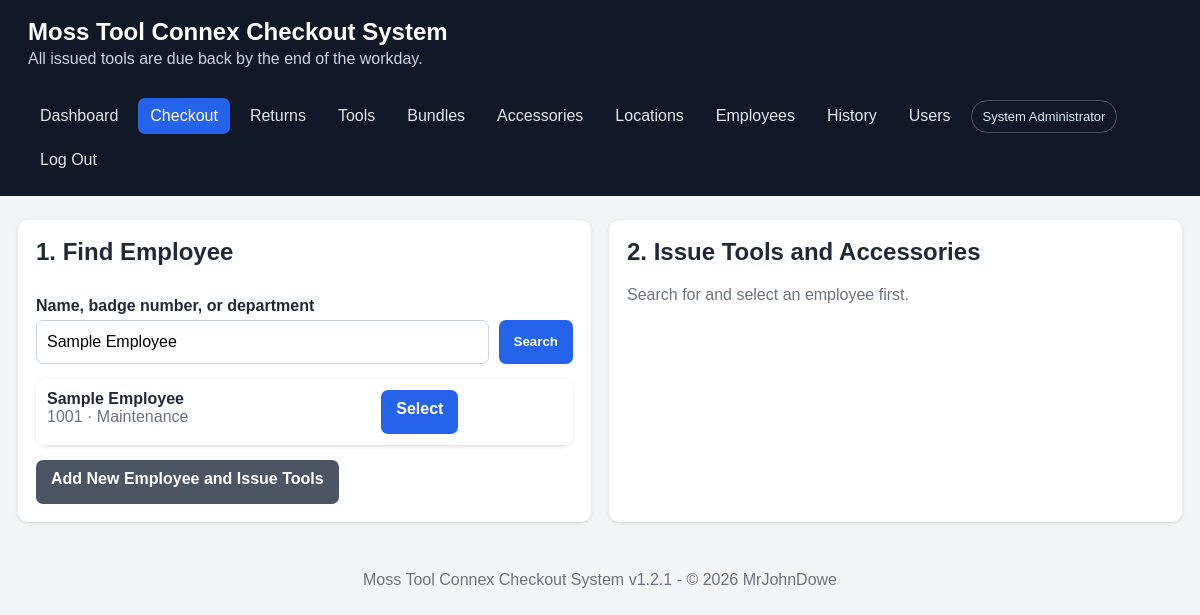
/checkout.php?employee_search=Sample Employee (signed in), run on the app's committed database.
### tables this page shows
CREATE TABLE IF NOT EXISTS employees (
    id INT UNSIGNED AUTO_INCREMENT PRIMARY KEY,
    name VARCHAR(150) NOT NULL,
    department VARCHAR(150) NOT NULL,
    badge_number VARCHAR(80) NULL,
    active TINYINT(1) NOT NULL DEFAULT 1,
    created_at DATETIME NOT NULL DEFAULT CURRENT_TIMESTAMP,
    INDEX idx_employee_department (department), UNIQUE KEY uq_employee_badge (badge_number)
);

### checkout.php (the view, shortened to what this page needs)
<?php
require __DIR__.'/includes/header.php'; $pdo=db(); $search=trim($_GET['employee_search']??''); $employeeId=(int)($_GET['employee_id']??$_POST['employee_id']??0);
$employees=[];if($search!==''){$st=$pdo->prepare('SELECT * FROM employees WHERE active=1 AND (name LIKE ? OR badge_number LIKE ? OR department LIKE ?) ORDER BY name LIMIT 20');$term='%'.$search.'%';$st->execute([$term,$term,$term]);$employees=$st->fetchAll();}
$selected=null;if($employeeId){$st=$pdo->prepare('SELECT * FROM employees WHERE id=?');$st->execute([$employeeId]);$selected=$st->fetch();}
$tools=$pdo->query("SELECT * FROM tools WHERE status='available' ORDER BY tool_name,internal_id")->fetchAll();
$accessories=$pdo->query("SELECT * FROM accessories WHERE active=1 AND quantity_available>0 ORDER BY accessory_name")->fetchAll();
$bundles=$pdo->query("SELECT b.*,GROUP_CONCAT(bt.tool_id ORDER BY bt.tool_id) tool_ids,COUNT(bt.tool_id) tool_count FROM bundles b LEFT JOIN bundle_tools bt ON bt.bundle_id=b.id WHERE b.active=1 GROUP BY b.id ORDER BY b.bundle_name")->fetchAll();
?>
<div class="grid two"><div class="card"><h2>1. Find Employee</h2><form method="get" class="search-row"><div><label>Name, badge number, or department</label><input name="employee_search" value="<?= e($search) ?>" autofocus></div><button>Search</button></form>
<?php if($search!==''):?><div class="table-wrap" style="margin-top:15px"><table><tbody><?php foreach($employees as $emp):?><tr><td><strong><?=e($emp['name'])?></strong><br><span class="muted"><?=e($emp['badge_number']?:'No badge')?> · <?=e($emp['department'])?></span></td><td><a class="button" href="checkout.php?employee_id=<?=(int)$emp['id']?>">Select</a></td></tr><?php endforeach;?><?php if(!$employees):?><tr><td>No roster match found.</td></tr><?php endif;?></tbody></table></div><div class="actions"><a class="button secondary" href="employee_form.php?return_to=checkout&prefill=<?=urlencode($search)?>">Add New Employee and Issue Tools</a></div><?php endif;?></div>
<div class="card"><h2>2. Issue Tools and Accessories</h2><?php if($selected):?><p>Issuing to <strong><?=e($selected['name'])?></strong> <?=$selected['badge_number']?'(Badge '.e($selected['badge_number']).')':''?><br><span class="muted">Department: <?=e($selected['department'])?></span></p><form method="post" id="checkout-form"><input type="hidden" name="employee_id" value="<?=(int)$selected['id']?>">
<label>Optional Bundle</label><select name="bundle_id" id="bundle-select"><option value="">No bundle — choose tools manually</option><?php foreach($bundles as $b):?><option value="<?=(int)$b['id']?>" data-tools="<?=e($b['tool_ids']??'')?>"><?=e($b['bundle_name'])?> (<?=(int)$b['tool_count']?> tools)</option><?php endforeach;?></select><p class="muted">Selecting a bundle checks every currently available tool in that bundle.</p>
<label>Available Tools — select one or more</label><div class="selection-list"><?php if(!$tools):?><p>No tools are currently available.</p><?php endif;foreach($tools as $tool):?><label class="select-item"><input type="checkbox" name="tool_ids[]" value="<?=(int)$tool['id']?>"><span><strong><?=e($tool['tool_name'])?></strong><br><small><?=e($tool['internal_id'])?> · <?=e($tool['serial_number'])?> · <?=e($tool['tool_location'])?></small></span></label><?php endforeach;?></div>
<label>Optional Accessories</label><div class="selection-list"><?php if(!$accessories):?><p>No accessories are currently available.</p><?php endif;foreach($accessories as $a):?><div class="select-item accessory-row"><span><strong><?=e($a['accessory_name'])?></strong><br><small><?=e($a['internal_id']?:'No ID')?> · <?=e($a['tool_location']?:'No location')?> · <?=(int)$a['quantity_available']?> available</small></span><input type="number" name="accessories[<?=(int)$a['id']?>]" min="0" max="<?=(int)$a['quantity_available']?>" value="0" aria-label="Quantity"></div><?php endforeach;?></div>
<label>Issued By</label><input value="<?=e(current_user()['full_name'])?>" disabled><label>Checkout Notes</label><textarea name="notes" placeholder="Condition, job assignment, or special instructions"></textarea><p class="muted">Due: <?=e(date('F j, Y'))?> by 3:30 PM</p><button>Check Out Selected Inventory</button></form>
<script>document.getElementById('bundle-select')?.addEventListener('change',function(){const ids=(this.options[this.selectedIndex].dataset.tools||'').split(',').filter(Boolean);document.querySelectorAll('input[name="tool_ids[]"]').forEach(cb=>cb.checked=ids.includes(cb.value));});</script>
<?php else:?><p class="muted">Search for and select an employee first.</p><?php endif;?></div></div>
<?php require __DIR__.'/includes/footer.php';?>

### assets/style.css (style rules this page uses)
:root { font-family: Arial, sans-serif; color: #1f2937; background: #f3f4f6; }
* { box-sizing: border-box; }
body { margin: 0; }
.grid { display: grid; gap: 18px; }
.grid.two { grid-template-columns: repeat(auto-fit, minmax(330px, 1fr)); }
.card { background: white; border-radius: 10px; padding: 18px; box-shadow: 0 1px 4px rgba(0,0,0,.12); }
.card h2, .card h3 { margin-top: 0; }
label { display: block; font-weight: 700; margin: 11px 0 5px; }
input, select, textarea { width: 100%; padding: 10px; border: 1px solid #cbd5e1; border-radius: 7px; font: inherit; }
button, .button { display: inline-block; background: #2563eb; color: white; border: 0; border-radius: 7px; padding: 10px 15px; cursor: pointer; text-decoration: none; font-weight: 700; }
.button.secondary { background: #4b5563; }
.actions { display: flex; gap: 8px; flex-wrap: wrap; margin-top: 14px; }
table { width: 100%; border-collapse: collapse; background: white; }
th, td { padding: 11px; border-bottom: 1px solid #e5e7eb; text-align: left; vertical-align: top; }
.table-wrap { overflow-x: auto; border-radius: 10px; box-shadow: 0 1px 4px rgba(0,0,0,.1); }
.search-row { display: grid; grid-template-columns: 1fr auto; gap: 10px; align-items: end; }
.muted { color: #6b7280; }
body { padding-bottom: env(safe-area-inset-bottom); }
button, .button, input, select, textarea { min-height: 44px; }

### data on the page
employees: name "Sample Employee", badge_number "1001", department "Maintenance"

### other printed values
APP_NAME "Moss Tool Connex Checkout System"
current_user()['full_name'] "System Administrator"
APP_VERSION "1.2.1"
$year "2026"
DEVELEPER_NAME "MrJohnDowe"
